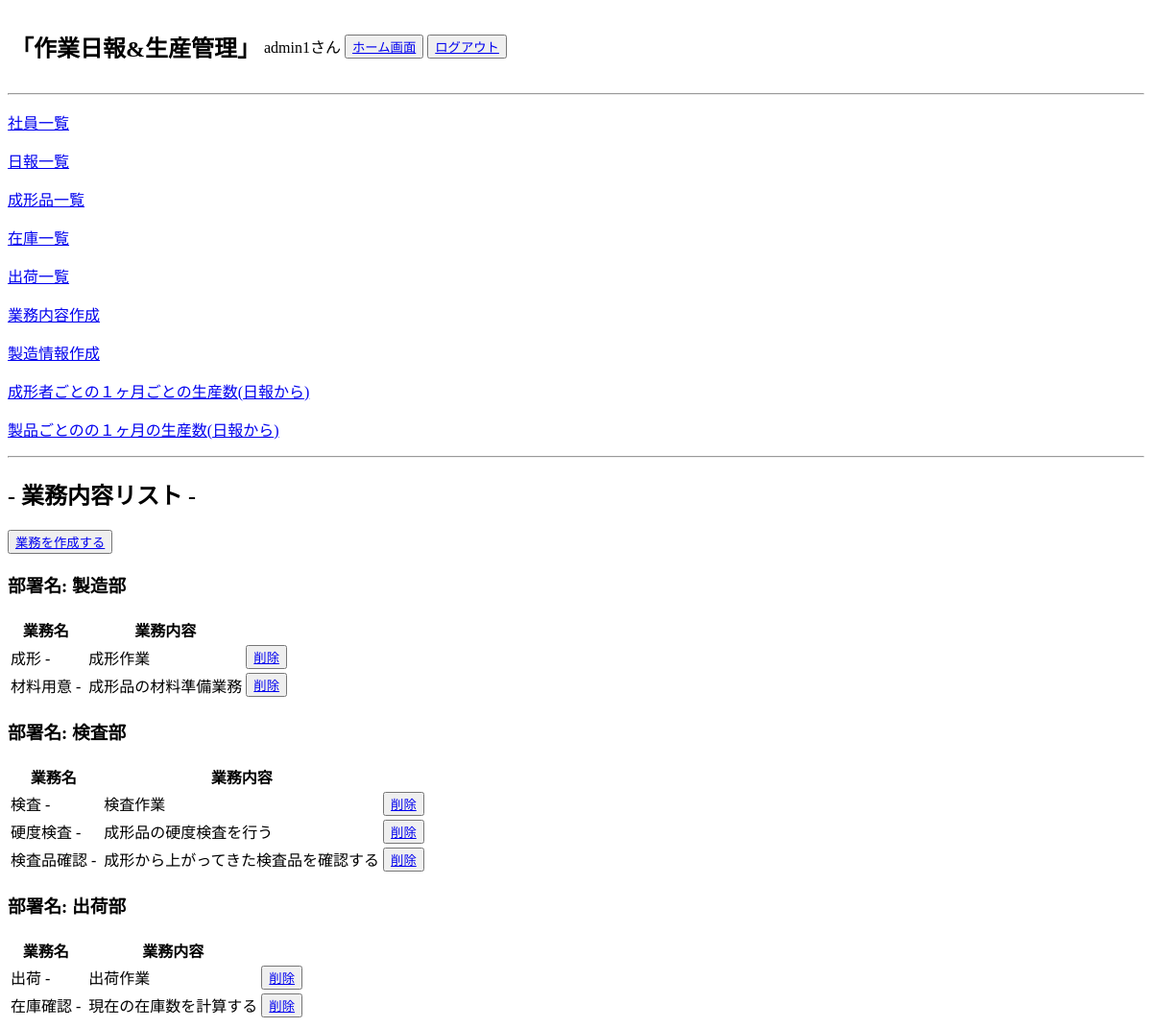
The app's page /product_management/staff_business_list/ (signed in), older data.
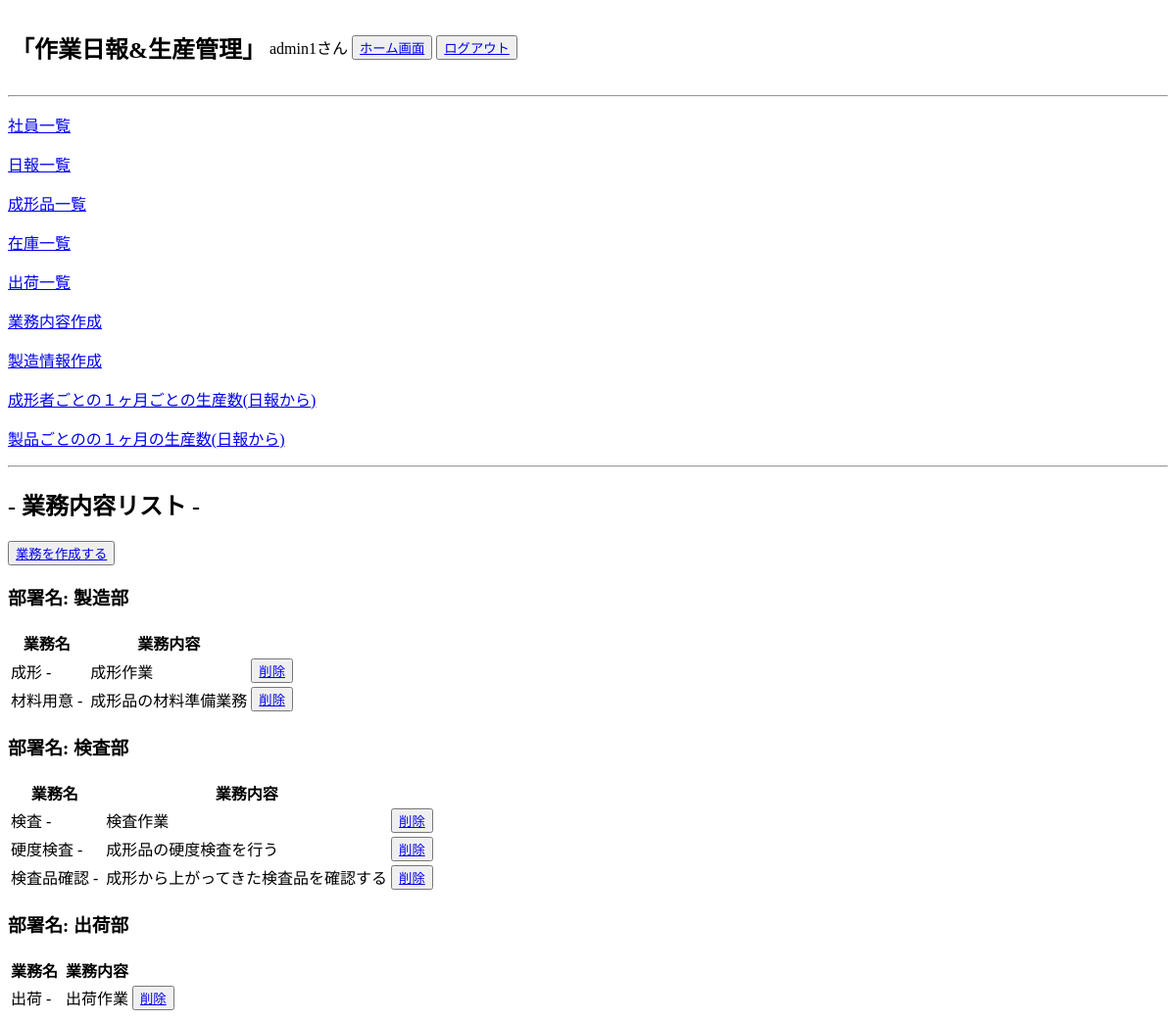
The same page, newer data.
### accounts/models.py (models this page shows, shortened)
class Departments(models.Model):
    name = models.CharField(max_length=50, verbose_name="部署")
    class Meta:
        verbose_name = '部署'
        db_table = 'departments'

### daily_report/models.py (models this page shows, shortened)
class Business(models.Model):
    department = models.ForeignKey(
        Departments, on_delete=models.CASCADE, verbose_name='部署情報'
    )
    name = models.CharField(max_length=50,verbose_name="業務名")
    business_content = models.CharField(max_length=255,verbose_name="業務内容")
    class Meta:
        verbose_name = '業務内容'
        db_table = 'business'

### product_management/views.py (the view)
# urls.py: path('staff_business_list/',StaffBusinessListView.as_view(), name='staff_business_list'),
class StaffBusinessListView(LoginRequiredMixin,ListView):
    model = Business
    template_name = os.path.join('staff','staff_business_list.html')
    context_object_name = 'businesslist'
    def get_context_data(self, **kwargs):
        context = super().get_context_data(**kwargs)
        context['business_data'] = Business.objects.all()
        context['department_data'] = Departments.objects.all()
        return context

### accounts/context_processors.py (called while the page is built)
def my_custom_context(request):
    protocol = 'http' if request.is_secure() else 'https'
    domain = request.get_host()
    return {
        'protocol': protocol,
        'domain': domain,
    }

### templates/staff/staff_business_list.html
{% extends 'base_staff.html' %}
{% block content %}
<h2>- 業務内容リスト -</h2>
<button><a href="{% url 'product_management:staff_business_create' %}">業務を作成する</a></button>
{% for department in department_data %}
    <h3>部署名: {{ department.name }}</h2>
    <table>
        <thead>
            <tr>
                <th>業務名</th>
                <th></th>
                <th>業務内容</th>
            </tr>
        </thead>
        <tbody>
            {% for business in business_data %}
                {% if business.department == department %}
                <tr>
                    <td>{{ business.name }} -</td>
                    <td></td>
                    <td>{{ business.business_content }}</td>
                    <td><button><a href="{% url 'product_management:staff_business_delete' business.id %}">削除</a></button></td>
                </tr>
                {% endif %}
            {% empty %}
                <tr>
                    <td colspan="3">該当する業務がありません.</td>
                </tr>
            {% endfor %}
        </tbody>
    </table>
{% endfor %}
{% endblock %}

Row changes from the older to the newer data that the page shows:
removed Business: name "在庫確認", business_content "現在の在庫数を計算する", shown under Departments "出荷部"
